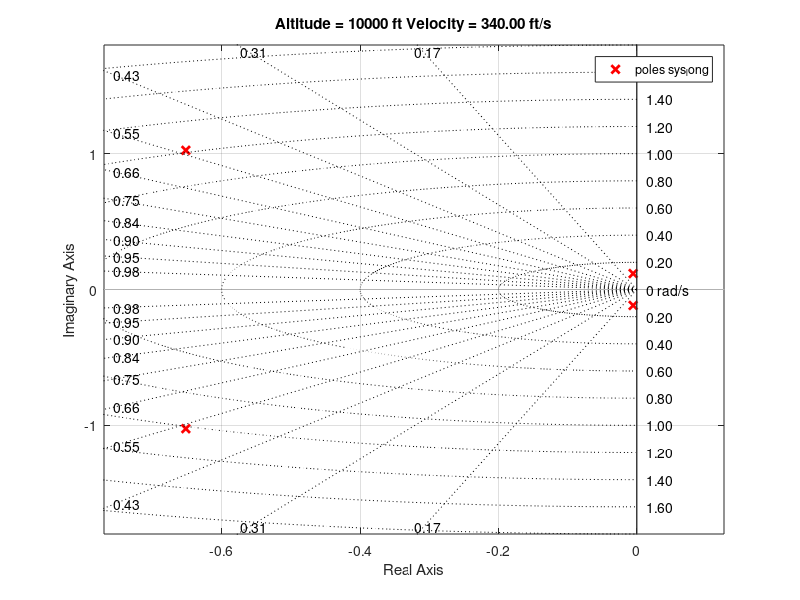

Reproduce this figure in MATLAB. (Note: this script raises an error after producing the figure.)
%control5_1

%State-space model
A=[-0.0243261995104248,-8.58890563787065,-32.1699999992382,-2.50121964477236;-0.000544714905096391,-0.510791146488329,3.34868149905484e-13,0.927063537778952;0,0,0,1.00000000000000;1.26163057090700e-18,-1.16268944316632,0,-0.779147979197433];
B=[0.00393687238578542;-0.00108619425626488;0;-0.0620467050765111];
C=eye(4);
D=zeros(4,1);
sys_long = ss(A,B,C,D);

%Flight condition
V=340; %ft/s
V_meters=V/3.28;
g=9.81;

% [Q1]
%% Longitudinal Eigenmotion analysis
[Vs,DDs]=eig(A)

% FOR YOUR OWN VISUALIZATION ONLY, uncomment when needed
figure
pzmap(sys_long, 'r');
title_string = sprintf('Altitude = 10000 ft Velocity = %.2f ft/s', V);
title(title_string);
sgrid;

% [Q2]
% Select short period eigenvalue, compute natural frequency, damping ratio
% and the period of oscillations
lambda=-0.0005-0.0046i;
re = real(lambda);
img = imag(lambda);
omega_n=sqrt(re^2+img^2);
zeta=-re/omega_n;
P=2*pi/img;

% [Q3]
% DEMO Check CAP criteria
CAP_org=calcCAP( V_meters, g, omega_n, sys_long );

% DEMO: FOR YOUR OWN VISUALIZATION ONLY
figure
xlim([0.1 10])
ylim([0.1 10])
fill([0.12 0.12 10 10],[0.1 10 10 0.1],'y');hold on
fill([0.2 0.2 2 2],[0.16 10 10 0.16],'c');
fill([0.35 0.35 1.2 1.2],[0.28 3.6 3.6 0.28],'g');
plot(zeta,CAP_org,'rd','Linewidth', 2)
legend('Level 3','Level 2','Level 1','Original Design Point')
set(gca, 'YScale', 'log')
set(gca, 'XScale', 'log')
title('Control Anticipation Parameter requirements (Flight Phase Category A)')
xlabel('Short period damping ratio \zeta_{sp}')
ylabel('CAP [1/(gsec^2)]')
